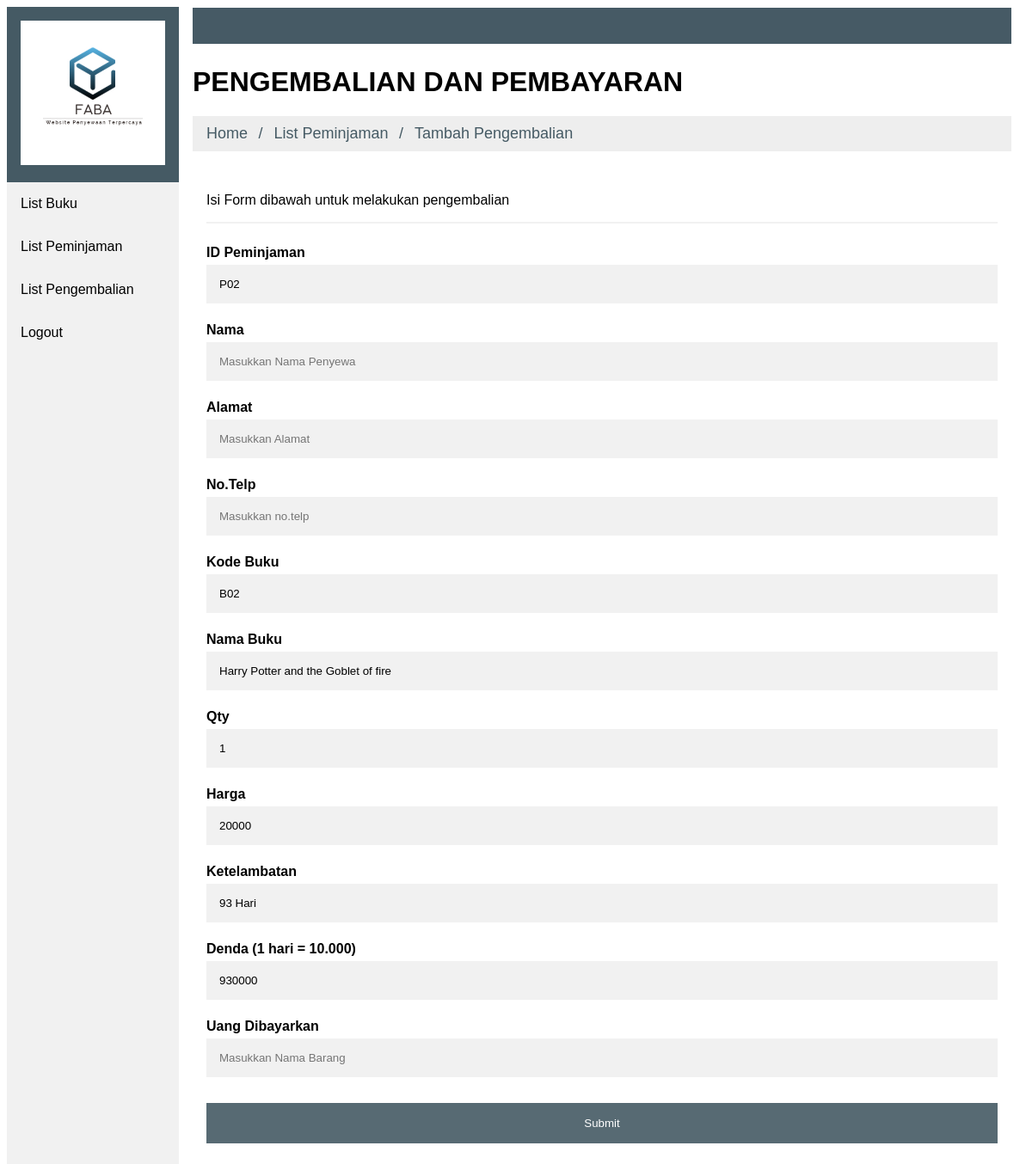
The page /Admin/tambah_pengembalian.php?id=P02 (signed in) on the database its author committed.
### tables this page shows
CREATE TABLE `peminjaman` (
  `id_peminjaman` varchar(5) NOT NULL,
  `id_buku` varchar(5) NOT NULL,
  `nama_peminjam` varchar(50) NOT NULL,
  `no_telp` varchar(12) NOT NULL,
  `alamat` text NOT NULL,
  `jumlah_pinjam` int(11) NOT NULL,
  `status` enum('Dipinjam','Kembali','','') NOT NULL,
  `tanggal_pinjam` date NOT NULL,
  `tanggal_kembali` date NOT NULL,
  `harga` varchar(50) NOT NULL,
  `denda` varchar(50) DEFAULT NULL
);

CREATE TABLE `barang` (
  `id_buku` varchar(5) NOT NULL,
  `nama_buku` varchar(100) NOT NULL,
  `Penulis` varchar(100) NOT NULL,
  `sipnosis` varchar(1500) NOT NULL,
  `stok` int(11) NOT NULL
);

### config/Koneksi.php (called while the page is built)
<?php
class Koneksi
{
	var $host = "localhost";
	var $user = "root";
	var $pass = "";
	var $db = "db_wp";
	function __construct()
	{
		try{
			$this->db = new PDO(
				"mysql:host={$this->host};
				dbname={$this->db}",
				$this->user,
				$this->pass
			);
			$this->db->setAttribute(
				PDO::ATTR_ERRMODE,
				PDO::ERRMODE_EXCEPTION
			);
		}
		catch (PDOexception $exception){
			die("connection error: ".$exception->getMessage());
		}
}
}
?>

### Admin/fungsi_pengembalian.php (called while the page is built, shortened)
<?php
class fungsi_Pengembalian{
	public $connect;
	function __construct(){
		require_once '../config/koneksi.php';
		$this->connect = new koneksi();
	}
	function edit($id){
		try{
			$sql= "SELECT p.id_peminjaman, b.nama_buku as nama, p.nama_peminjam, p.no_telp, p.jumlah_pinjam, b.id_buku, p.tanggal_pinjam, p.harga, p.tanggal_kembali FROM peminjaman p, barang b WHERE b.id_buku = p.id_buku AND p.status = 'Dipinjam' AND id_peminjaman = '$id' order by id_peminjaman";
			$qry = $this->connect->db->prepare($sql);
			$qry->execute();
			$data = $qry->fetchAll(PDO::FETCH_OBJ);
			return $data;
		} catch(PDOException $e){
			die("Error : ".$e->getMessage());
		}
	}
}

### Admin/tambah_pengembalian.php (the view, shortened to what this page needs)
<?php
require_once 'fungsi_pengembalian.php';
$lib = new fungsi_pengembalian();
$data = $lib->edit($_GET['id']);
?>
<div class="content">
  <img src="head.jpg" width="100%">
  <h1>PENGEMBALIAN DAN PEMBAYARAN</h1>
<ul class="breadcrumb">
  <li><a href="../user/index.html">Home</a></li>
  <li><a href="list_peminjaman.php">List Peminjaman</a></li>
  <li><a href="">Tambah Pengembalian</a></li>
</ul>
  <form action="invoice.php" method="post">
  <div class="container">
    <p>Isi Form dibawah untuk melakukan pengembalian</p>
    <hr>
    <?php
      foreach($data as $d){
         $t = date_create($d->tanggal_kembali);
         $n = date_create(date('Y-m-d'));
         if ($n>$t) {
                   $terlambat = $t->diff($n);
                   $hari = $terlambat->format("%a");
                   $denda = $hari * 10000;
         } else{
            $denda = '0';
            $hari = '0';
         }
     ?>
    <label for="id"><b>ID Peminjaman</b></label>
    <input type="text" name="id_peminjaman" id="id" value="<?= $d->id_peminjaman ?>" readonly>
    <label for="nama"><b>Nama</b></label>
    <input type="text" placeholder="Masukkan Nama Penyewa" name="nama" id="nama" required>
    <label for="alamat"><b>Alamat</b></label>
    <input type="text" placeholder="Masukkan Alamat" name="alamat" id="alamat" required>
    <label for="no_telp"><b>No.Telp</b></label>
    <input type="text" placeholder="Masukkan no.telp" name="no_telp" id="no_telp" required>
    <label for="id"><b>Kode Buku</b></label>
    <input type="text" value="<?= $d->id_buku ?>" name="id_barang" id="id" readonly>
    <label for="nama_barang"><b>Nama Buku</b></label>
    <input type="text" name="nama_barang" value="<?= $d->nama ?>" id="nama_barang" readonly>
    <label for="qty"><b>Qty</b></label>
    <input type="text" value="<?= $d->jumlah_pinjam ?>" name="qty" id="qty" readonly>
    <label for="harga"><b>Harga</b></label>
    <input type="text" value="<?= $d->harga ?>" name="harga" id="harga" readonly>
    <label for="hari"><b>Ketelambatan</b></label>
    <input type="text" value="<?php echo $hari ?> Hari"   name="hari" id="hari" readonly>
    <label for="denda"><b>Denda (1 hari = 10.000)</b></label>
    <input type="text" value="<?php echo $denda ?>"   name="denda" id="denda" readonly>
    <label for="cash"><b>Uang Dibayarkan</b></label>
    <input type="text" placeholder="Masukkan Nama Barang" name="cash" id="cash" required>
    <button type="submit" class="submitbtn">Submit</button>
  </div>
<?php } ?>
</form>
</div>
</body>
</html>

### rows shown on the page
peminjaman: id_peminjaman "P02", id_barang "B02", nama_barang "Harry Potter and the Goblet of fire", qty "1", harga "20000", hari "93 Hari", denda "930000"
